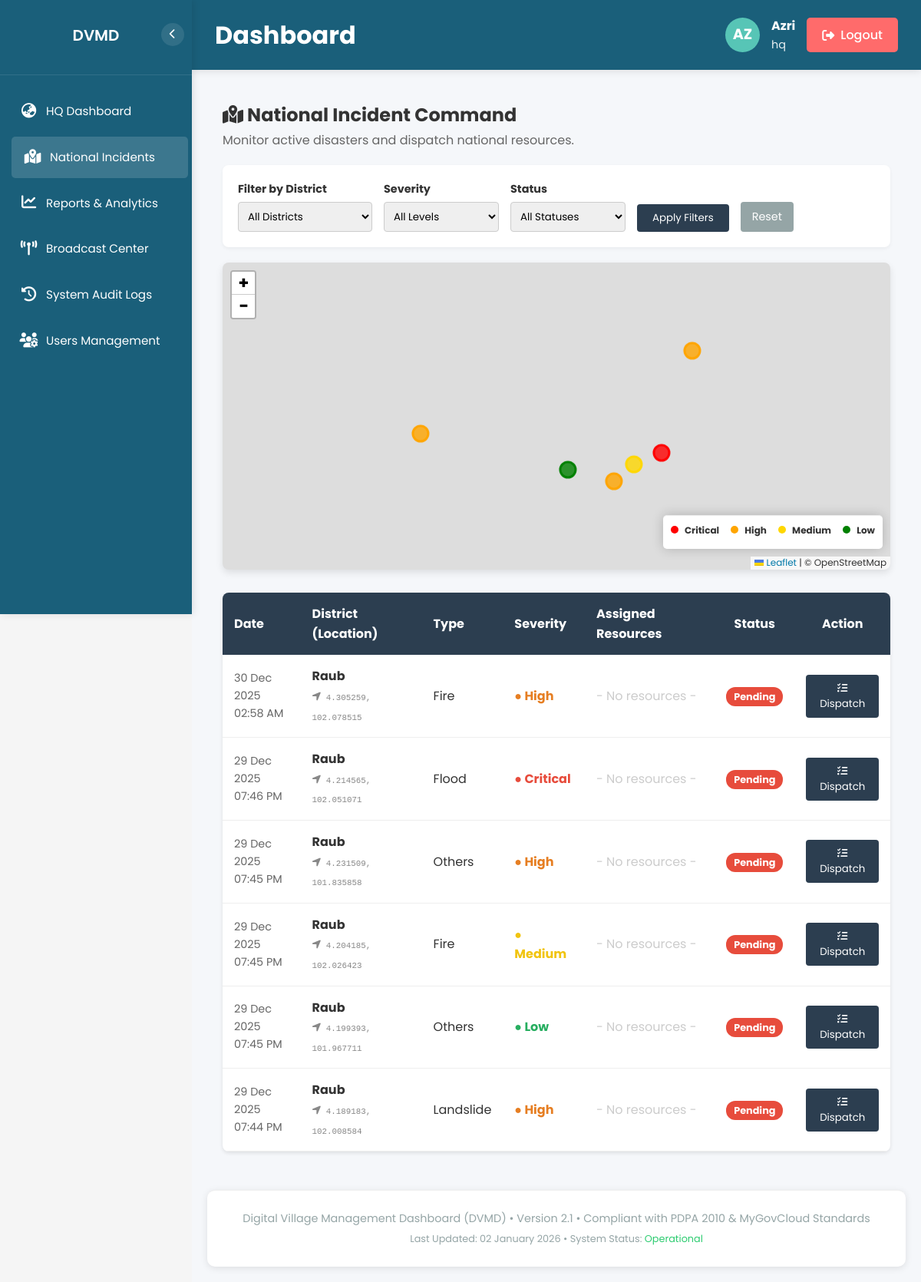
/dashboard.php?page=manage_incidents (signed in), run on the app's committed database.
### tables this page shows
CREATE TABLE `incidents` (
  `id` int(11) NOT NULL,
  `incident_type` varchar(100) NOT NULL,
  `description` text NOT NULL,
  `affected` int(11) NOT NULL DEFAULT 0,
  `lat` decimal(10,6) NOT NULL,
  `lng` decimal(10,6) NOT NULL,
  `severity` enum('Low','Medium','High','Critical') NOT NULL,
  `status` varchar(20) NOT NULL DEFAULT 'Pending',
  `reported_by` int(11) DEFAULT NULL,
  `created_at` timestamp NOT NULL DEFAULT current_timestamp(),
  `updated_at` timestamp NOT NULL DEFAULT current_timestamp() ON UPDATE current_timestamp()
);

CREATE TABLE `users` (
  `id` int(11) NOT NULL,
  `email` varchar(100) DEFAULT NULL,
  `password` varchar(255) NOT NULL,
  `name` varchar(100) NOT NULL,
  `phone` varchar(20) DEFAULT NULL,
  `role` enum('citizen','ketua_kampung','penghulu','district','hq') NOT NULL,
  `village` varchar(100) DEFAULT NULL,
  `district` varchar(100) DEFAULT NULL,
  `created_at` timestamp NOT NULL DEFAULT current_timestamp()
);

### views/hq/manage_incidents.php (the view, shortened to what this page needs)
<?php
$rootPath = $_SERVER['DOCUMENT_ROOT'] . '/dvmd_system';
$dbPath = $rootPath . '/dbconnect.php';
if (file_exists($dbPath)) {
    require_once $dbPath;
} else {
    $conn = new mysqli("localhost", "root", "", "dvmd_db");
}
$sql = "SELECT i.*, u.district as district_name, u.name as reporter_name
        FROM incidents i
        LEFT JOIN users u ON i.reported_by = u.id
        WHERE 1=1";
$sql .= " ORDER BY i.created_at DESC";
$result = $conn->query($sql);
?>
<link rel="stylesheet" href="https://unpkg.com/leaflet@1.9.4/dist/leaflet.css" />
<div class="incidents-container" style="padding: 20px;">
    <div style="margin-bottom: 20px;">
        <h2><i class="fas fa-map-marked-alt"></i> National Incident Command</h2>
        <p style="color: #666;">Monitor active disasters and dispatch national resources.</p>
    </div>
    <form method="GET" class="hq-controls">
        <div class="filter-group">
            <label>Filter by District</label>
            <select name="district">
                <option value="">All Districts</option>
            </select>
        </div>
        <div class="filter-group">
            <label>Severity</label>
            <select name="severity">
                <option value="">All Levels</option>
            </select>
        </div>
        <div class="filter-group">
            <label>Status</label>
            <select name="status">
                <option value="">All Statuses</option>
            </select>
        </div>
        <button type="submit" class="btn-filter">Apply Filters</button>
        <a href="?page=manage_incidents" class="btn-reset">Reset</a>
    </form>
    <div id="nationalMap"
        style="height: 400px; width: 100%; border-radius: 8px; margin-bottom: 30px; box-shadow: 0 4px 10px rgba(0,0,0,0.1); z-index: 1;">
    </div>
    <div style="background: white; border-radius: 8px; box-shadow: 0 2px 5px rgba(0,0,0,0.1); overflow: hidden;">
        <table style="width: 100%; border-collapse: collapse;">
            <thead style="background: #2c3e50; color: white;">
                <tr>
                    <th style="padding: 15px; text-align: left;">Date</th>
                    <th style="padding: 15px; text-align: left;">District (Location)</th>
                    <th style="padding: 15px; text-align: left;">Type</th>
                    <th style="padding: 15px; text-align: left;">Severity</th>
                    <th style="padding: 15px; text-align: left;">Assigned Resources</th>
                    <th style="padding: 15px; text-align: center;">Status</th>
                    <th style="padding: 15px; text-align: center;">Action</th>
                </tr>
            </thead>
            <tbody>
                <?php if ($result->num_rows > 0): ?>
                    <?php while ($row = $result->fetch_assoc()):
                        $sevColor = match ($row['severity']) {
                            'Critical' => '#e74c3c',
                            'High' => '#e67e22',
                            'Medium' => '#f1c40f',
                            'Low' => '#27ae60',
                            default => '#27ae60'
                        };
                        $statClass = match ($row['status']) { 'Pending' => 'bg-pending', 'In Progress' => 'bg-progress', 'Resolved' => 'bg-resolved', default => 'bg-pending'};
                        ?>
                        <tr style="border-bottom: 1px solid #eee;">
                            <td style="padding: 15px; color: #666; font-size: 0.9rem;">
                                <?php echo date('d M Y', strtotime($row['created_at'])); ?><br>
                                <?php echo date('h:i A', strtotime($row['created_at'])); ?>
                            </td>
                            <td style="padding: 15px;">
                                <strong><?php echo htmlspecialchars($row['district_name'] ?? 'Unknown District'); ?></strong><br>
                                <small style="color: #888; font-family: monospace;">
                                    <i class="fas fa-location-arrow"></i>
                                    <?php echo htmlspecialchars($row['lat'] . ', ' . $row['lng']); ?>
                                </small>
                            </td>
                            <td style="padding: 15px;"><?php echo htmlspecialchars($row['incident_type']); ?></td>
                            <td style="padding: 15px;">
                                <span style="color: <?php echo $sevColor; ?>; font-weight: bold;">●
                                    <?php echo $row['severity']; ?></span>
                            </td>
                            <td style="padding: 15px; color: #444;">
                                <?php if (!empty($row['assigned_resources'])): ?>
                                    <i class="fas fa-truck-medical" style="color: #3498db;"></i>
                                    <?php echo htmlspecialchars($row['assigned_resources']); ?>
                                <?php else: ?>
                                    <span style="color: #ccc;">- No resources -</span>
                                <?php endif; ?>
                            </td>
                            <td style="padding: 15px; text-align: center;">
                                <span class="status-badge <?php echo $statClass; ?>"><?php echo $row['status']; ?></span>
                            </td>
                            <td style="padding: 15px; text-align: center;">
                                <button onclick='openDispatch(<?php echo json_encode($row); ?>)'
                                    style="background: #2c3e50; color: white; border: none; padding: 8px 12px; border-radius: 4px; cursor: pointer;">
                                    <i class="fas fa-tasks"></i> Dispatch
                                </button>
                            </td>
                        </tr>
                    <?php endwhile; ?>
                <?php endif; ?>
            </tbody>
        </table>
    </div>
</div>

### dashboard.php (shortened to what this page needs)
<?php
$role = $_SESSION['user_role'] ?? 'citizen';
$page = $_GET['page'] ?? 'dashboard';
$roleFolder = strtolower(str_replace(' ', '_', $role));
$pageTitles = [
    'dashboard' => 'Dashboard',
    'reports' => 'Report Incident',
    'profile' => 'My Profile',
    'complaints' => 'My Complaints',
    'sos' => 'SOS Alerts',
    'incidents' => 'Incident Management',
    'villagers' => 'Villager Management',
    'villages' => 'Village Management',
    'analytics' => 'Analytics',
    'overview' => 'System Overview'
];
$pageTitle = $pageTitles[$page] ?? 'Dashboard';
$contentFile = "views/{$roleFolder}/{$page}.php";
?>
<!DOCTYPE html>
<html lang="en">
<head>
    <link rel="stylesheet" href="https://cdnjs.cloudflare.com/ajax/libs/font-awesome/6.4.0/css/all.min.css">
    <link rel="stylesheet" href="css/dashboard.css">
    <link rel="stylesheet" href="css/sidebar.css">
</head>
<body>
    <div class="wrapper">
        <?php include 'includes/sidebar.php'; ?>
        <div class="content-wrapper">
            <header class="dashboard-header">
                <h1><?php echo $pageTitle; ?></h1>
                <div class="user-info">
                    <div class="user-avatar">
                        <?php
                        $user = $_SESSION['user_data'] ?? null;
                        echo strtoupper(substr($user['name'] ?? 'U', 0, 2));
                        ?>
                    </div>
                    <div>
                        <strong><?php echo htmlspecialchars($user['name'] ?? 'User'); ?></strong>
                        <div style="font-size: 0.9rem; opacity: 0.9;">
                            <?php echo htmlspecialchars($user['role'] ?? 'Role'); ?>
                        </div>
                    </div>
                    <a href="logout.php" class="logout-btn">
                        <i class="fas fa-sign-out-alt"></i> Logout
                    </a>
                </div>
            </header>
            <main class="dashboard-content">
                <?php
                if (file_exists($contentFile)) {
                    include $contentFile;
                } else {
                    echo "<div class='welcome-message'><h2>Page Not Found</h2><p>The requested page is not available.</p></div>";
                }
                ?>
                <div class="dashboard-footer">
                    <p>Digital Village Management Dashboard (DVMD) • Version 2.1 • Compliant with PDPA 2010 & MyGovCloud Standards</p>
                    <p style="font-size: 0.8rem; margin-top: 5px;">Last Updated: <?php echo date('d F Y'); ?> • System Status:
                        <span style="color: var(--success-color);">Operational</span>
                    </p>
                </div>
            </main>
        </div>
    </div>
</body>
</html>

### includes/sidebar.php (shortened to what this page needs)
<?php
$role = $_SESSION['user_role'] ?? 'citizen';
$currentPage = $_SESSION['current_page'] ?? 'dashboard';
$navItems = [];
if ($role === 'citizen') {
    $navItems = [
        [
            'title' => 'Dashboard',
            'url' => 'dashboard.php?page=dashboard',
            'icon' => 'fas fa-home',
            'badge' => null
        ],
        [
            'title' => 'SOS Alerts',
            'url' => 'dashboard.php?page=sos',
            'icon' => 'fas fa-exclamation-triangle',
            'badge' => null
        ],
        [
            'title' => 'Report Incident',
            'url' => 'dashboard.php?page=reports',
            'icon' => 'fas fa-flag',
            'badge' => null
        ],
    ];
} elseif ($role === 'hq') {
    $navItems = [
        [
            'title' => 'HQ Dashboard',
            'url' => 'dashboard.php?page=dashboard',
            'icon' => 'fas fa-globe-asia',
            'badge' => null
        ],
        [
            'title' => 'National Incidents',
            'url' => 'dashboard.php?page=manage_incidents',
            'icon' => 'fas fa-map-marked-alt',
            'badge' => null
        ],
        [
            'title' => 'Reports & Analytics',
            'url' => 'dashboard.php?page=analytics',
            'icon' => 'fas fa-chart-line',
            'badge' => null
        ],
        [
            'title' => 'Broadcast Center',
            'url' => 'dashboard.php?page=broadcast_alerts',
            'icon' => 'fas fa-tower-broadcast',
            'badge' => null
        ],
        [
            'title' => 'System Audit Logs',
            'url' => 'dashboard.php?page=audit_logs',
            'icon' => 'fas fa-history',
            'badge' => null
        ],
        [
            'title' => 'Users Management',
            'url' => 'dashboard.php?page=users',
            'icon' => 'fas fa-users-cog',
            'badge' => null
        ],
    ];
}
?>
<aside class="sidebar" id="sidebar">
    <div class="sidebar-header">
        <div class="sidebar-logo">
            <small>DVMD</small>
        </div>
        <button class="sidebar-toggle" id="sidebarToggle">
            <i class="fas fa-chevron-left"></i>
        </button>
    </div>
    <nav class="menu">
        <ul>
            <?php foreach ($navItems as $item):
                $urlParts = parse_url($item['url']);
                parse_str($urlParts['query'] ?? '', $queryParams);
                $itemPage = $queryParams['page'] ?? '';
                $isActive = ($currentPage === $itemPage);
            ?>
            <li class="menu-item">
                <a href="<?php echo htmlspecialchars($item['url']); ?>"
                    class="menu-link <?php echo $isActive ? 'active' : ''; ?>">
                    <span class="menu-icon">
                        <i class="<?php echo $item['icon']; ?>"></i>
                    </span>
                    <span class="menu-text"><?php echo $item['title']; ?></span>
                </a>
            </li>
            <?php endforeach; ?>
        </ul>
    </nav>
</aside>

### css/dashboard.css (style rules this page uses)
* { margin: 0; padding: 0; box-sizing: border-box; font-family: 'Poppins', sans-serif; }
:root { --primary-color: #1a5f7a; --secondary-color: #57c5b6; --emergency-color: #e74c3c; --warning-color: #f39c12; --info-color: #3498db; --success-color: #2ecc71; --gray-color: #95a5a6; --light-bg: #f5f5f5; --white: #ffffff; --border-radius: 10px; --box-shadow: 0 2px 10px rgba(0, 0, 0, 0.1); --transition: all 0.3s ease; }
body { background-color: var(--light-bg); color: #333; line-height: 1.6; }
.dashboard-header { background-color: var(--primary-color); color: white; padding: 20px 30px; display: flex; justify-content: space-between; align-items: center; box-shadow: var(--box-shadow); position: sticky; top: 0; z-index: 100; }
.user-info { display: flex; align-items: center; gap: 15px; }
.user-avatar { width: 45px; height: 45px; background-color: var(--secondary-color); border-radius: 50%; display: flex; align-items: center; justify-content: center; font-weight: bold; font-size: 1.2rem; }
.logout-btn { background-color: #ff6b6b; color: white; padding: 10px 20px; border-radius: 5px; text-decoration: none; transition: var(--transition); font-weight: 500; display: flex; align-items: center; gap: 8px; }
.dashboard-content { padding: 30px; max-width: 1400px; margin: 0 auto; }
@media (max-width: 1200px) { .dashboard-content { padding: 20px; } }
.dashboard-footer { text-align: center; padding: 25px; color: var(--gray-color); font-size: 0.9rem; margin-top: 30px; border-top: 1px solid #eee; background-color: var(--white); border-radius: var(--border-radius); box-shadow: var(--box-shadow); }

### css/sidebar.css (style rules this page uses)
:root { --primary-color: #1a5f7a; --secondary-color: #57c5b6; --emergency-color: #e74c3c; --warning-color: #f39c12; --info-color: #3498db; --success-color: #2ecc71; --gray-color: #95a5a6; --light-bg: #f5f5f5; --white: #ffffff; --sidebar-width: 250px; --sidebar-collapsed-width: 70px; --transition-speed: 0.3s; --danger-color: #e74c3c; }
* { margin: 0; padding: 0; box-sizing: border-box; font-family: 'Poppins', sans-serif; }
.sidebar { width: var(--sidebar-width); background-color: var(--primary-color); color: white; padding: 20px 0; transition: all var(--transition-speed) ease; height: 100vh; position: fixed; left: 0; top: 0; z-index: 1000; overflow-y: auto; box-shadow: 2px 0 10px rgba(0, 0, 0, 0.1); }
.content-wrapper { margin-left: var(--sidebar-width); width: calc(100% - var(--sidebar-width)); min-height: 100vh; background-color: #f5f7fa; transition: all var(--transition-speed) ease; }
.wrapper { display: flex; }
.sidebar-header { padding: 0 20px 20px; border-bottom: 1px solid rgba(255, 255, 255, 0.1); text-align: center; position: relative; }
.sidebar-logo { display: flex; align-items: center; justify-content: center; gap: 10px; font-size: 1.5rem; font-weight: 600; margin-bottom: 5px; padding: 10px 0; }
.sidebar-toggle { position: absolute; right: 10px; top: 10px; background: rgba(255, 255, 255, 0.1); border: none; color: white; width: 30px; height: 30px; border-radius: 50%; cursor: pointer; display: flex; align-items: center; justify-content: center; transition: background var(--transition-speed); }
.menu { list-style: none; padding: 20px 10px 0; }
.menu-item { margin-bottom: 5px; }
.menu-link { display: flex; align-items: center; padding: 12px 15px; color: white; text-decoration: none; border-radius: 5px; transition: all var(--transition-speed); white-space: nowrap; overflow: hidden; }
.menu-link:hover, .menu-link.active { background-color: rgba(255, 255, 255, 0.15); transform: translateX(5px); }
.menu-icon { margin-right: 10px; font-size: 1.2rem; width: 25px; text-align: center; flex-shrink: 0; }
.menu-text { font-size: 0.95rem; transition: opacity var(--transition-speed); }

### data on the page
incidents: created_at "30 Dec 2025", created_at "02:58 AM", users.district "Raub", lat+lng "4.305259, 102.078515", incident_type "Fire", severity "High", status "Pending"
incidents: created_at "29 Dec 2025", created_at "07:46 PM", users.district "Raub", lat+lng "4.214565, 102.051071", incident_type "Flood", severity "Critical", status "Pending"
incidents: created_at "29 Dec 2025", created_at "07:45 PM", users.district "Raub", lat+lng "4.231509, 101.835858", incident_type "Others", severity "High", status "Pending"
incidents: created_at "29 Dec 2025", created_at "07:45 PM", users.district "Raub", lat+lng "4.204185, 102.026423", incident_type "Fire", severity "Medium", status "Pending"
incidents: created_at "29 Dec 2025", created_at "07:45 PM", users.district "Raub", lat+lng "4.199393, 101.967711", incident_type "Others", severity "Low", status "Pending"
incidents: created_at "29 Dec 2025", created_at "07:44 PM", users.district "Raub", lat+lng "4.189183, 102.008584", incident_type "Landslide", severity "High", status "Pending"

### other printed values
$item['title'] "HQ Dashboard"
$item['title'] "National Incidents"
$item['title'] "Reports & Analytics"
$item['title'] "Broadcast Center"
$item['title'] "System Audit Logs"
$item['title'] "Users Management"
$pageTitle "Dashboard"
substr($user['name'] ?? 'U', 0, 2) "AZ"
$user['name'] "Azri"
$user['role'] "hq"
